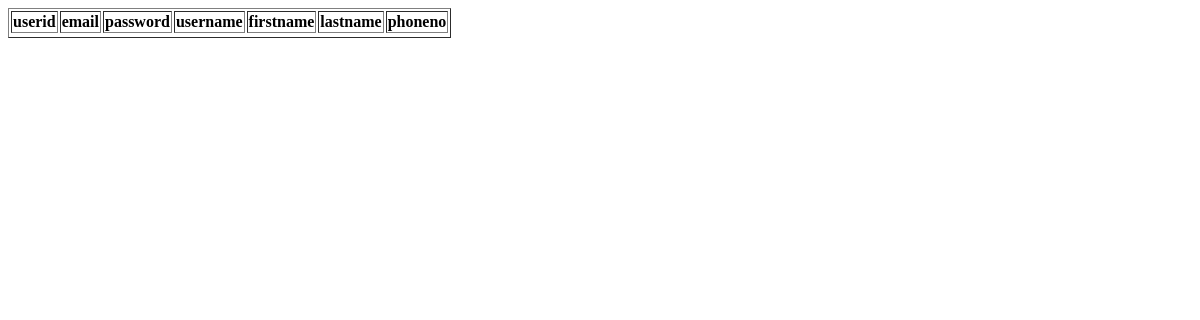
Page /webStore/exampleCode/read.php on the earlier database version.
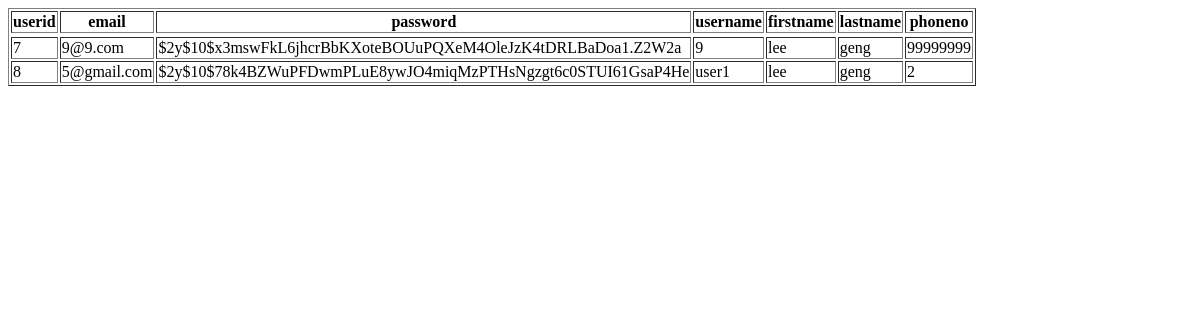
Same page on the later database version.
### tables this page shows
CREATE TABLE `user` (
  `userid` int(10) NOT NULL,
  `email` varchar(80) NOT NULL,
  `password` varchar(255) NOT NULL,
  `username` varchar(50) NOT NULL,
  `firstname` varchar(20) NOT NULL,
  `lastname` varchar(20) NOT NULL,
  `phoneno` int(8) NOT NULL
);

### webStore/exampleCode/read.php (the view)
<html>
<body>
<?php
$servername = "localhost";
$dbname ="phase2";
$con = new PDO("mysql:host=$servername;dbname=$dbname","root","");
$con->setAttribute(PDO::ATTR_ERRMODE, PDO::ERRMODE_EXCEPTION);
$query= $con->prepare("SELECT * FROM user");
$query->execute();
$result = $query->fetchALL(PDO::FETCH_ASSOC);
?>
<table style "margin: 0 auto; text-align: center;" border '1'>
	<tr>
		<th>userid</th>
		<th>email</th>
		<th>password</th>
		<th>username</th>
		<th>firstname</th>
		<th>lastname</th>
		<th>phoneno</th>
	<tr>
	<?php foreach ($result as $row) { ?>
		<tr>
			<td><?= isset($row['userid']) ? $row['userid'] : '' ?></td>
			<td><?= isset($row['email']) ? $row['email'] : '' ?></td>
			<td><?= isset($row['password']) ? $row['password'] : '' ?></td>
			<td><?= isset($row['username']) ? $row['username'] : '' ?></td>
			<td><?= isset($row['firstname']) ? $row['firstname'] : '' ?></td>
			<td><?= isset($row['lastname']) ? $row['lastname'] : '' ?></td>
			<td><?= isset($row['phoneno']) ? $row['phoneno'] : '' ?></td>
		</tr>
	<?php } ?>
</table>
</body>
</html>

Differences in the rows shown:
added user: userid "7", email "9@9.com", password "$2y$10$x3mswFkL6jhcrBbKXoteBOUuPQXeM4OleJzK4tDRLBaDoa1.Z2W2a", username "9", firstname "lee", lastname "geng", phoneno "99999999"
added user: userid "8", email "5@gmail.com", password "$2y$10$78k4BZWuPFDwmPLuE8ywJO4miqMzPTHsNgzgt6c0STUI61GsaP4He", username "user1", firstname "lee", lastname "geng", phoneno "2"
